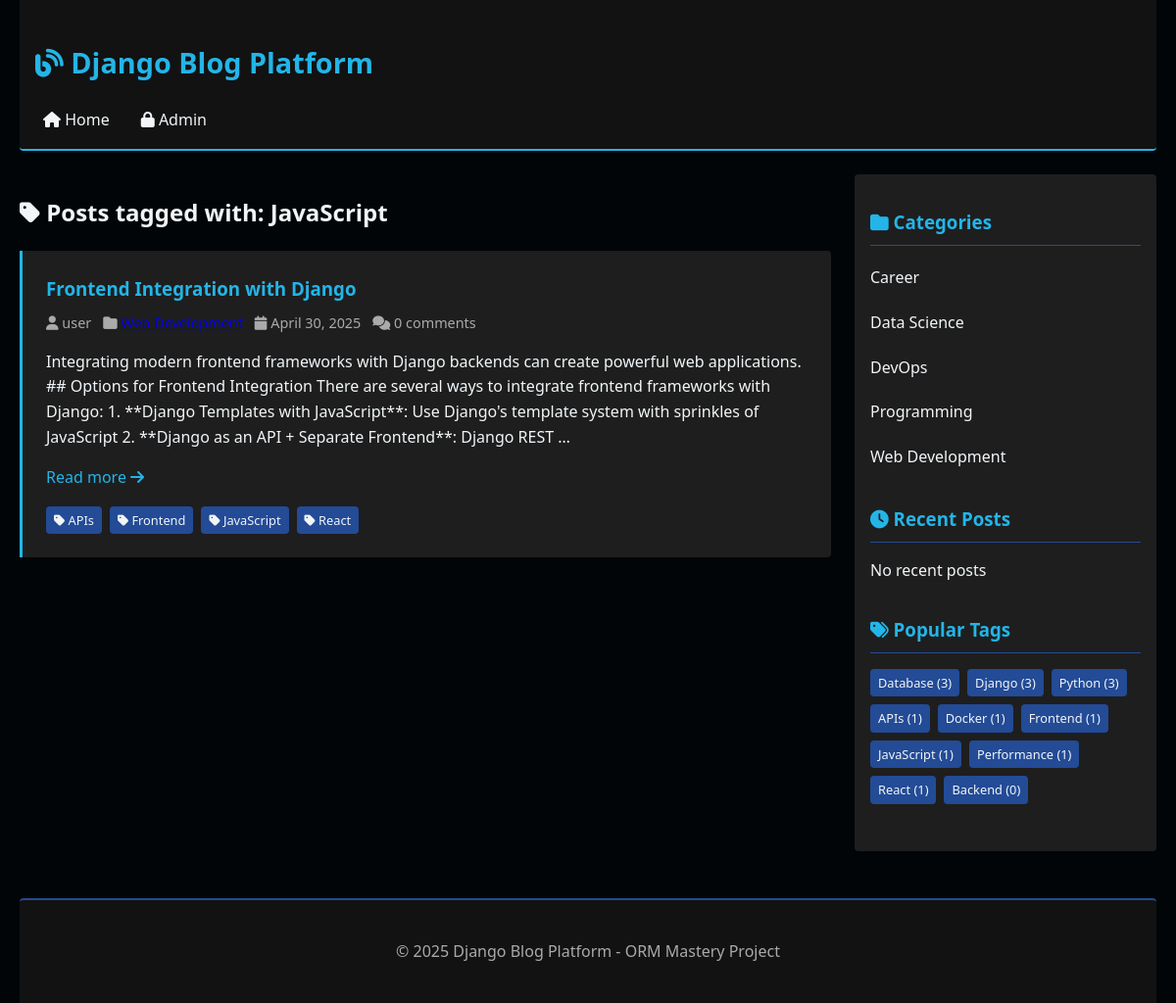
The page /tag/javascript/ on the database its author committed.
### blog/models.py (models this page shows, shortened)
class Tag(models.Model):
    name = models.CharField(max_length=50)
    slug = models.SlugField(unique=True)
    class Meta:
        ordering = ['name']

class Post(models.Model):
    STATUS_CHOICES = (
        ('draft', 'Draft'),
        ('published', 'Published'),
    )
    title = models.CharField(max_length=200)
    slug = models.SlugField(unique=True, max_length=200)
    content = models.TextField()
    featured_image = models.ImageField(upload_to='posts/', blank=True)
    created_at = models.DateTimeField(auto_now_add=True)
    updated_at = models.DateTimeField(auto_now=True)
    published_at = models.DateTimeField(null=True, blank=True)
    status = models.CharField(max_length=10, choices=STATUS_CHOICES, default='draft')
    author = models.ForeignKey(User, on_delete=models.CASCADE, related_name='posts')
    category = models.ForeignKey(Category, on_delete=models.CASCADE, related_name='posts')
    tags = models.ManyToManyField(Tag, related_name='posts', blank=True)
    class Meta:
        ordering = ['-created_at']
        indexes = [
            models.Index(fields=['-created_at']),
        ]
    objects = models.Manager()  # Default manager
    blog_objects = PostManager()  # Custom manager

class Category(models.Model):
    name = models.CharField(max_length=100)
    slug = models.SlugField(unique=True)
    description = models.TextField(blank=True)
    class Meta:
        verbose_name_plural = "categories"
        ordering = ['name']

### blog/views.py (the view)
# urls.py: path('tag/<slug:slug>/', views.TagPostListView.as_view(), name='tag_detail'),
class TagPostListView(ListView):
    model = Post
    template_name = 'blog/tag_posts.html'
    context_object_name = 'posts'
    paginate_by = 5
    def get_queryset(self):
        self.tag = Tag.objects.get(slug=self.kwargs['slug'])
        return Post.blog_objects.by_tag(self.tag.slug)
    def get_context_data(self, **kwargs):
        context = super().get_context_data(**kwargs)
        context['tag'] = self.tag
        context['categories'] = Category.objects.all()
        context['tags'] = Tag.objects.annotate(
            posts_count=Count('posts')
        ).order_by('-posts_count')[:10]
        return context

### blog/managers.py (called while the page is built)
    def published(self):
        return self.filter(
            status='published',
            published_at__lte=timezone.now()
        )

    def by_tag(self, tag_slug):
        return self.published().filter(tags__slug=tag_slug).distinct()

### blog/templates/blog/tag_posts.html (shortened to what this page needs)
{% extends "blog/base.html" %}
{% block content %}
    <h2><i class="fas fa-tag"></i> Posts tagged with: {{ tag.name }}</h2>
    {% for post in posts %}
        <article class="post">
            <h3 class="post__title">
                <a href="{% url 'blog:post_detail' post.slug %}" class="post__link">{{ post.title }}</a>
            </h3>
            <div class="post__meta">
                <span><i class="fas fa-user"></i> {{ post.author.username }}</span>
                <span><i class="fas fa-folder"></i> <a href="{% url 'blog:category_detail' post.category.slug %}">{{ post.category.name }}</a></span>
                <span><i class="fas fa-calendar"></i> {{ post.created_at|date:"F j, Y" }}</span>
                <span><i class="fas fa-comments"></i> {{ post.comments.count }} comments</span>
            </div>
            <div class="post__content">
                {{ post.content|truncatewords:50|linebreaks }}
                <a href="{% url 'blog:post_detail' post.slug %}" class="post__link">Read more <i class="fas fa-arrow-right"></i></a>
            </div>
            {% if post.tags.all %}
                <div class="post__tags">
                    {% for tag in post.tags.all %}
                        <a href="{% url 'blog:tag_detail' tag.slug %}" class="tag">
                            <i class="fas fa-tag"></i> {{ tag.name }}
                        </a>
                    {% endfor %}
                </div>
            {% endif %}
        </article>
    {% empty %}
        <div class="post">
            <p><i class="fas fa-info-circle"></i> No posts available with this tag yet.</p>
        </div>
    {% endfor %}
{% endblock %}

### blog/templates/blog/base.html (shortened to what this page needs)
<!DOCTYPE html>
<html lang="en">
<head>
    <link rel="stylesheet" href="https://cdnjs.cloudflare.com/ajax/libs/font-awesome/6.4.0/css/all.min.css">
    <link rel="stylesheet" href="/static/css/style.css">
</head>
<body>
    <header class="header">
        <h1><a href="{% url 'blog:post_list' %}" class="header__title">
            <i class="fas fa-blog"></i> Django Blog Platform
        </a></h1>
        <nav class="header__nav">
            <ul class="header__nav-list">
                <li><a href="{% url 'blog:post_list' %}" class="header__nav-link">
                    <i class="fas fa-home"></i> Home
                </a></li>
                <li><a href="{% url 'admin:index' %}" class="header__nav-link">
                    <i class="fas fa-lock"></i> Admin
                </a></li>
            </ul>
        </nav>
    </header>
    <div class="layout">
        <main class="layout__main">
            {% block content %}{% endblock %}
        </main>
        <aside class="layout__sidebar">
            <section class="sidebar__section">
                <h3 class="sidebar__title">
                    <i class="fas fa-folder"></i> Categories
                </h3>
                <ul class="sidebar__list">
                    {% for category in categories %}
                        <li class="sidebar__item">
                            <a href="{% url 'blog:category_detail' category.slug %}" class="sidebar__link">
                                {{ category.name }} {% if category.posts_count %}({{ category.posts_count }}){% endif %}
                            </a>
                        </li>
                    {% empty %}
                        <li class="sidebar__item">No categories available</li>
                    {% endfor %}
                </ul>
            </section>
            <section class="sidebar__section">
                <h3 class="sidebar__title">
                    <i class="fas fa-clock"></i> Recent Posts
                </h3>
                <ul class="sidebar__list">
                    {% for post in recent_posts %}
                        <li class="sidebar__item">
                            <a href="{% url 'blog:post_detail' post.slug %}" class="sidebar__link">
                                {{ post.title }}
                            </a>
                        </li>
                    {% empty %}
                        <li class="sidebar__item">No recent posts</li>
                    {% endfor %}
                </ul>
            </section>
            <section class="sidebar__section">
                <h3 class="sidebar__title">
                    <i class="fas fa-tags"></i> Popular Tags
                </h3>
                <div class="post__tags">
                    {% for tag in tags %}
                        <a href="{% url 'blog:tag_detail' tag.slug %}" class="tag">
                            {{ tag.name }} ({{ tag.posts_count }})
                        </a>
                    {% empty %}
                        <p>No tags available</p>
                    {% endfor %}
                </div>
            </section>
        </aside>
    </div>
    <footer class="footer">
        <p>&copy; {% now "Y" %} Django Blog Platform - ORM Mastery Project</p>
    </footer>
</body>
</html>

### blog/static/css/style.css (style rules this page uses)
:root { --color-primary: #23B5E8; --color-secondary: #234B96; --color-success: #23B58B; --color-warning: #E8B523; --color-danger: #E23B58; --color-black: #010508; --color-white: #F1F5F8; }
body { font-family: 'Segoe UI', Tahoma, Geneva, Verdana, sans-serif; line-height: 1.6; color: var(--color-white); background-color: var(--color-black); max-width: 1200px; margin: 0 auto; padding: 0 20px; }
.header { background-color: #121212; padding: 1rem; margin-bottom: 1.5rem; border-bottom: 2px solid var(--color-primary); border-radius: 0 0 4px 4px; }
.header__title { color: var(--color-primary); text-decoration: none; font-size: 1.8rem; }
.header__nav { margin-top: 0.5rem; }
.header__nav-list { display: flex; list-style: none; padding: 0; margin: 0; gap: 1rem; }
.header__nav-link { color: var(--color-white); text-decoration: none; padding: 0.5rem; border-radius: 4px; transition: all 0.3s ease; }
.layout { display: flex; flex-wrap: wrap; gap: 1.5rem; }
.layout__main { flex: 3; min-width: 60%; }
.layout__sidebar { flex: 1; min-width: 250px; background-color: #1E1E1E; padding: 1rem; border-radius: 4px; align-self: flex-start; }
.post { background-color: #1E1E1E; border-left: 3px solid var(--color-primary); padding: 1.5rem; margin-bottom: 1.5rem; border-radius: 0 4px 4px 0; transition: transform 0.3s ease, box-shadow 0.3s ease; }
.post__title { color: var(--color-primary); margin-top: 0; margin-bottom: 0.5rem; }
.post__link { color: var(--color-primary); text-decoration: none; }
.post__meta { color: #AAAAAA; font-size: 0.9rem; margin-bottom: 1rem; display: flex; flex-wrap: wrap; gap: 0.75rem; }
.post__content { margin-top: 1rem; }
.post__tags { margin-top: 1rem; display: flex; flex-wrap: wrap; gap: 0.5rem; }
.tag { background-color: var(--color-secondary); color: var(--color-white); padding: 0.25rem 0.5rem; border-radius: 4px; font-size: 0.8rem; text-decoration: none; transition: all 0.3s ease; }
.sidebar__section { margin-bottom: 2rem; }
.sidebar__title { color: var(--color-primary); border-bottom: 1px solid var(--color-secondary); padding-bottom: 0.5rem; margin-bottom: 1rem; }
.sidebar__list { list-style: none; padding: 0; }
.sidebar__item { margin-bottom: 0.75rem; }
.sidebar__link { color: var(--color-white); text-decoration: none; padding: 0.25rem 0; display: block; transition: all 0.3s ease; }
.footer { background-color: #121212; color: #AAAAAA; padding: 1.5rem; margin-top: 3rem; text-align: center; border-top: 2px solid var(--color-secondary); border-radius: 4px 4px 0 0; }

### rows shown on the page
Tag: name "JavaScript", posts_count "1"
Post: title "Frontend Integration with Django", author.username "user", created_at "April 30, 2025", comments.count "0", content "Integrating modern frontend frameworks with Django backends can create powerful web applications. ## Options for Frontend Integration There are several ways to integrate frontend frameworks with Django: 1. **Django Templates with JavaScript**: Use Django's template system with sprinkles of JavaScript 2. **Django as an API + Separate Frontend**: Django REST …"
Tag: name "APIs", posts_count "1"
Tag: name "Frontend", posts_count "1"
Tag: name "React", posts_count "1"
Category: name "Career"
Category: name "Data Science"
Category: name "DevOps"
Category: name "Programming"
Category: name "Web Development"
Tag: name "Database", posts_count "3"
Tag: name "Django", posts_count "3"
Tag: name "Python", posts_count "3"
Tag: name "Docker", posts_count "1"
Tag: name "Performance", posts_count "1"
Tag: name "Backend", posts_count "0"
